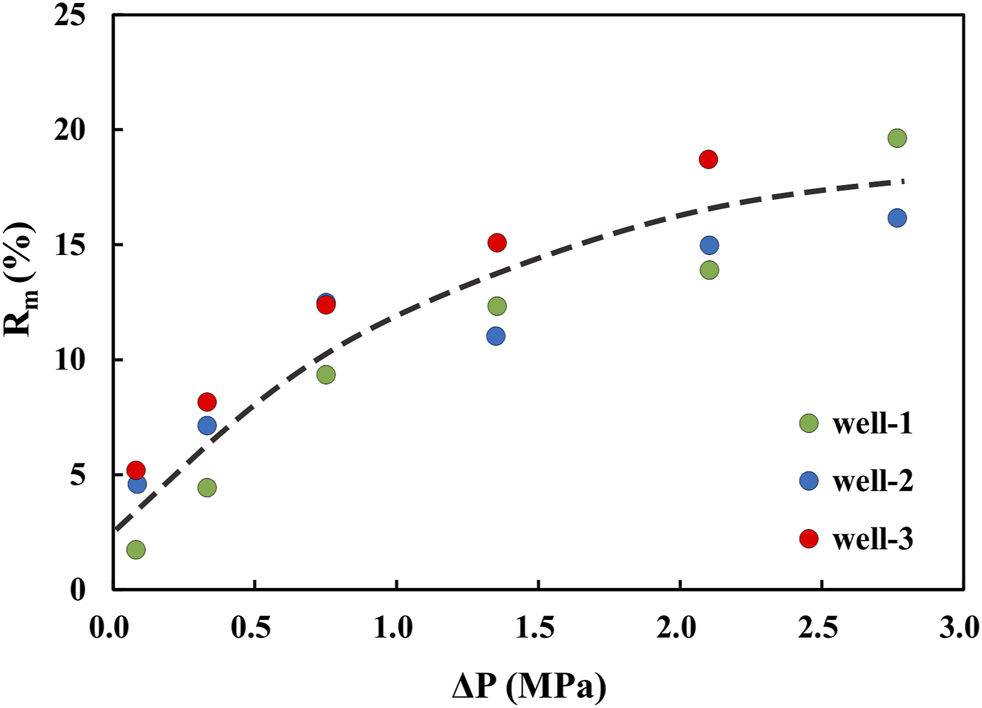
#> input picture universal_fixed_point_framework/scripts/data/xu2021_fig7_pdf/xu2021_fig7_screenshot.png, 982 x 708 px, found by its file name
$ python _fig7_final.py
#> lines starting #> are read from the running program, lines starting #| are printed output that depends on the picture
# ============================================================
# UFPF → MUFPF 更名通知
# ============================================================
# 本文件属于 Universal Fixed Point Framework (UFPF)。
# 该框架已计划更名为 Meta-Universal Fixed-Point Functorial Framework (MUFPF)。
# 更名计划详见：roadmap/mu_renaming_plan.md
#
# 原因：UFPF 缩写与 IEEE 生物图像识别框架冲突，影响学术检索。
# 新名称 MUFPF 具有全球唯一性，且更好地体现框架的元数学特性。
#
# 本文件中 UFPF 相关引用数量：0
# 更名将在计划确认后统一执行，当前代码不做修改。
# ============================================================

#!/usr/bin/env python3
# -*- coding: utf-8 -*-
"""裁剪 x 轴单位文字（y=620-670）和第一个/最后一个刻度数字。"""
from PIL import Image

im = Image.open(r"e:\workspace\hyper-resolution\universal_fixed_point_framework\scripts\data\xu2021_fig7_pdf\xu2021_fig7_screenshot.png").convert("RGB")
#> im is the input picture: PIL image 982x708 RGB; mean R, G, B 246.6, 246.3, 246.2
regions = {
    "xunit": (200, 615, 950, 690),      # x 轴单位（下半部）
    "x0":    (85, 590, 150, 636),        # 刻度 0
    "x1":    (222, 590, 290, 636),       # 刻度 1
    "x6":    (930, 590, 985, 636),       # 刻度 6（最后）
}
for name, box in regions.items():
    c = im.crop(box)
    c2 = c.resize((c.width * 10, c.height * 10), Image.LANCZOS)
    p = rf"C:\Users\dps_n\Desktop\fin_{name}.png"
    c2.save(p)
    print("saved:", p, c2.size)
#> this loop made 4 passes
#> pass 1, `c = im.crop(box)`:
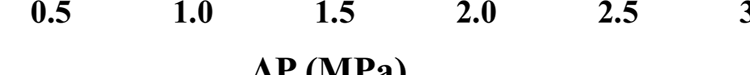
#> c: PIL image 750x75 RGB; min 0, max 255, mean 243.1
#> pass 1, `c2 = c.resize((c.width * 10, c.height * 10), Image.LANCZOS)`:
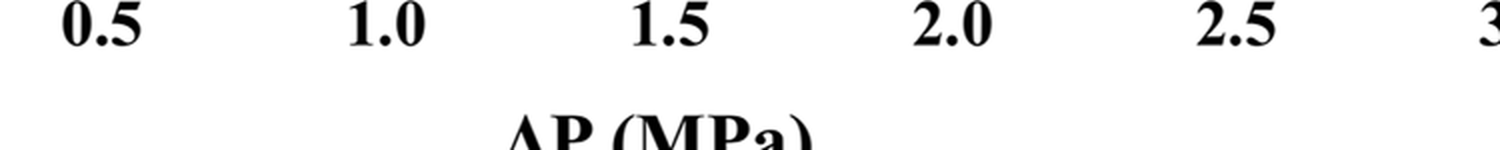
#> c2: PIL image 7500x750 RGB (shown at 1/5 size); min 0, max 255, mean 243.1
#> pass 2, `c = im.crop(box)`:
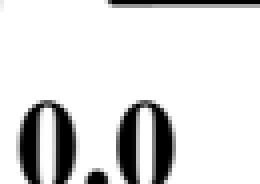
#> c: PIL image 65x46 RGB (shown 4 times larger); min 0, max 255, mean 220.7
#> pass 2, `c2 = c.resize((c.width * 10, c.height * 10), Image.LANCZOS)`:
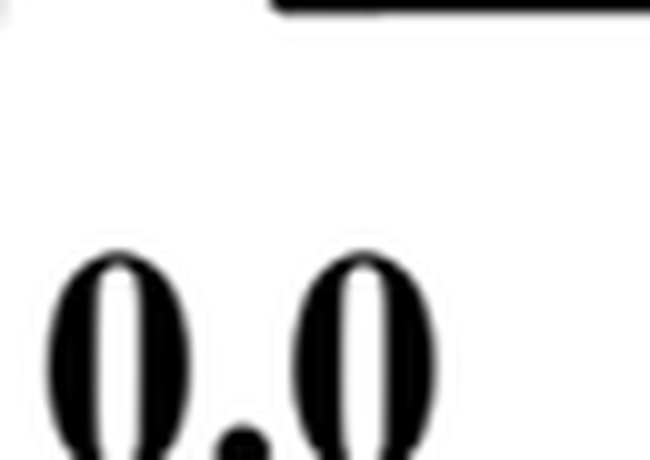
#> c2: PIL image 650x460 RGB; min 0, max 255, mean 220.7
#> after the loop:
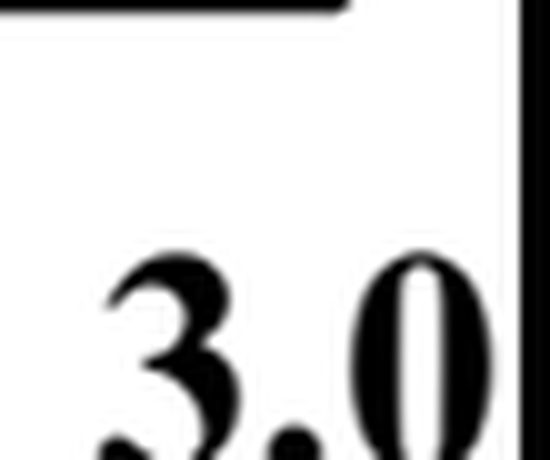
#> c2: PIL image 550x460 RGB; min 0, max 255, mean 206.7
